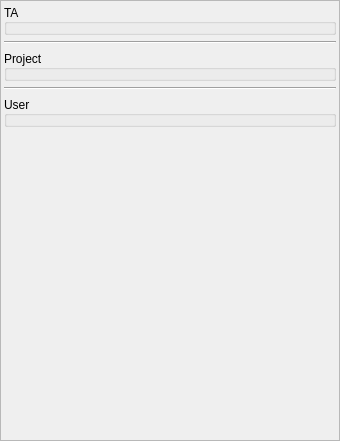
<?xml version="1.0" encoding="UTF-8"?>
<ui version="4.0">
 <class>MainWindow</class>
 <widget class="QMainWindow" name="MainWindow">
  <property name="geometry">
   <rect>
    <x>0</x>
    <y>0</y>
    <width>340</width>
    <height>441</height>
   </rect>
  </property>
  <property name="minimumSize">
   <size>
    <width>200</width>
    <height>284</height>
   </size>
  </property>
  <property name="windowTitle">
   <string>MainWindow</string>
  </property>
  <widget class="QWidget" name="centralwidget">
   <layout class="QVBoxLayout" name="verticalLayout_2">
    <property name="leftMargin">
     <number>0</number>
    </property>
    <property name="topMargin">
     <number>0</number>
    </property>
    <property name="rightMargin">
     <number>0</number>
    </property>
    <property name="bottomMargin">
     <number>0</number>
    </property>
    <item>
     <widget class="QScrollArea" name="scrollArea">
      <property name="widgetResizable">
       <bool>true</bool>
      </property>
      <widget class="QWidget" name="scrollAreaWidgetContents_2">
       <property name="geometry">
        <rect>
         <x>0</x>
         <y>0</y>
         <width>338</width>
         <height>439</height>
        </rect>
       </property>
       <layout class="QVBoxLayout" name="verticalLayout_3">
        <property name="leftMargin">
         <number>3</number>
        </property>
        <property name="topMargin">
         <number>3</number>
        </property>
        <property name="rightMargin">
         <number>3</number>
        </property>
        <property name="bottomMargin">
         <number>3</number>
        </property>
        <item>
         <layout class="QVBoxLayout" name="category_vbox">
          <item>
           <widget class="QGroupBox" name="ta_grpbox">
            <property name="enabled">
             <bool>true</bool>
            </property>
            <property name="sizePolicy">
             <sizepolicy hsizetype="Preferred" vsizetype="Maximum">
              <horstretch>0</horstretch>
              <verstretch>0</verstretch>
             </sizepolicy>
            </property>
            <property name="contextMenuPolicy">
             <enum>Qt::NoContextMenu</enum>
            </property>
            <property name="autoFillBackground">
             <bool>false</bool>
            </property>
            <property name="title">
             <string>TA</string>
            </property>
            <property name="alignment">
             <set>Qt::AlignLeading|Qt::AlignLeft|Qt::AlignVCenter</set>
            </property>
            <property name="flat">
             <bool>false</bool>
            </property>
            <property name="checkable">
             <bool>false</bool>
            </property>
            <layout class="QVBoxLayout" name="ta_grp">
             <property name="sizeConstraint">
              <enum>QLayout::SetDefaultConstraint</enum>
             </property>
             <property name="leftMargin">
              <number>3</number>
             </property>
             <property name="topMargin">
              <number>3</number>
             </property>
             <property name="rightMargin">
              <number>3</number>
             </property>
             <property name="bottomMargin">
              <number>3</number>
             </property>
            </layout>
           </widget>
          </item>
          <item>
           <widget class="Line" name="line">
            <property name="orientation">
             <enum>Qt::Horizontal</enum>
            </property>
           </widget>
          </item>
          <item>
           <widget class="QGroupBox" name="project_grpbox">
            <property name="enabled">
             <bool>true</bool>
            </property>
            <property name="sizePolicy">
             <sizepolicy hsizetype="Preferred" vsizetype="Maximum">
              <horstretch>0</horstretch>
              <verstretch>0</verstretch>
             </sizepolicy>
            </property>
            <property name="contextMenuPolicy">
             <enum>Qt::NoContextMenu</enum>
            </property>
            <property name="autoFillBackground">
             <bool>false</bool>
            </property>
            <property name="title">
             <string>Project</string>
            </property>
            <property name="alignment">
             <set>Qt::AlignLeading|Qt::AlignLeft|Qt::AlignVCenter</set>
            </property>
            <property name="flat">
             <bool>false</bool>
            </property>
            <property name="checkable">
             <bool>false</bool>
            </property>
            <layout class="QVBoxLayout" name="project_grp">
             <property name="sizeConstraint">
              <enum>QLayout::SetDefaultConstraint</enum>
             </property>
             <property name="leftMargin">
              <number>3</number>
             </property>
             <property name="topMargin">
              <number>3</number>
             </property>
             <property name="rightMargin">
              <number>3</number>
             </property>
             <property name="bottomMargin">
              <number>3</number>
             </property>
            </layout>
           </widget>
          </item>
          <item>
           <widget class="Line" name="line_2">
            <property name="orientation">
             <enum>Qt::Horizontal</enum>
            </property>
           </widget>
          </item>
          <item>
           <widget class="QGroupBox" name="user_grpbox">
            <property name="enabled">
             <bool>true</bool>
            </property>
            <property name="sizePolicy">
             <sizepolicy hsizetype="Preferred" vsizetype="Maximum">
              <horstretch>0</horstretch>
              <verstretch>0</verstretch>
             </sizepolicy>
            </property>
            <property name="contextMenuPolicy">
             <enum>Qt::NoContextMenu</enum>
            </property>
            <property name="autoFillBackground">
             <bool>false</bool>
            </property>
            <property name="title">
             <string>User</string>
            </property>
            <property name="alignment">
             <set>Qt::AlignLeading|Qt::AlignLeft|Qt::AlignVCenter</set>
            </property>
            <property name="flat">
             <bool>false</bool>
            </property>
            <property name="checkable">
             <bool>false</bool>
            </property>
            <layout class="QVBoxLayout" name="user_grp">
             <property name="sizeConstraint">
              <enum>QLayout::SetDefaultConstraint</enum>
             </property>
             <property name="leftMargin">
              <number>3</number>
             </property>
             <property name="topMargin">
              <number>3</number>
             </property>
             <property name="rightMargin">
              <number>3</number>
             </property>
             <property name="bottomMargin">
              <number>3</number>
             </property>
            </layout>
           </widget>
          </item>
          <item>
           <spacer name="verticalSpacer">
            <property name="orientation">
             <enum>Qt::Vertical</enum>
            </property>
            <property name="sizeHint" stdset="0">
             <size>
              <width>20</width>
              <height>40</height>
             </size>
            </property>
           </spacer>
          </item>
         </layout>
        </item>
       </layout>
      </widget>
     </widget>
    </item>
   </layout>
  </widget>
 </widget>
 <resources/>
 <connections/>
</ui>
